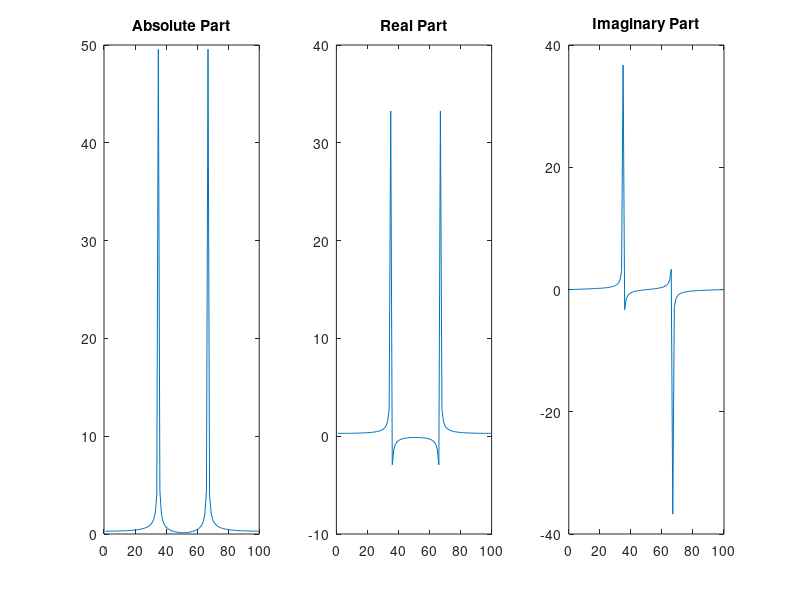
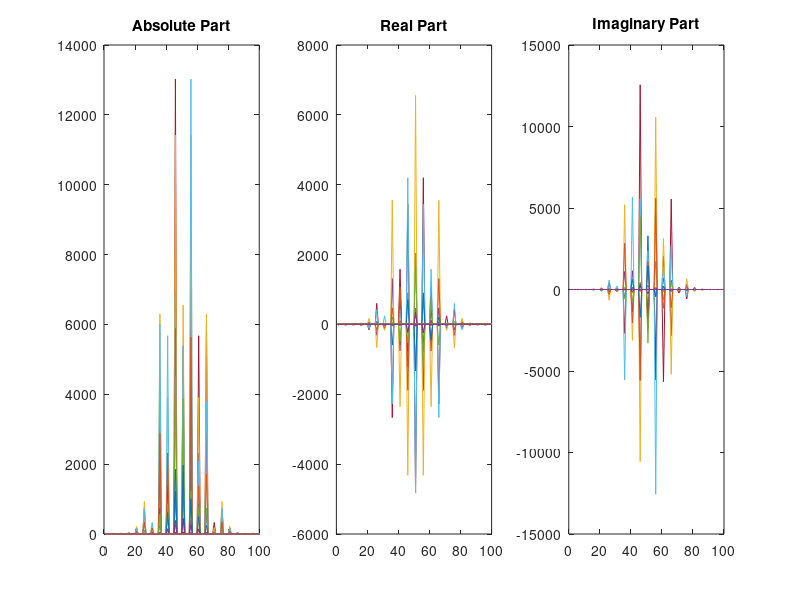

Write the MATLAB code that produced these figures, in order.
% Part A

x = 1:100;
signal_1d = sin(x);
fft_signal_1d = fft(signal_1d);
fft_signal_1d_shifted = fftshift(fft_signal_1d);
fft_signal_1d_shifted_abs = abs(fft_signal_1d_shifted);
fft_signal_1d_shifted_real = real(fft_signal_1d_shifted);
fft_signal_1d_shifted_imag = imag(fft_signal_1d_shifted);

figure('Name', 'Part 1: Fourier Transform - Part A', 'NumberTitle', 'off');
subplot(1, 3, 1), plot(fft_signal_1d_shifted_abs), title('Absolute Part');
subplot(1, 3, 2), plot(fft_signal_1d_shifted_real), title('Real Part');
subplot(1, 3, 3), plot(fft_signal_1d_shifted_imag), title('Imaginary Part');

% Part B

P = peaks(20);
signal_2d = repmat(P,[5 10]);
fft_signal_2d = fft2(signal_2d);
fft_signal_2d_shifted = fftshift(fft_signal_2d);
fft_signal_2d_shifted_abs = abs(fft_signal_2d_shifted);
fft_signal_2d_shifted_real = real(fft_signal_2d_shifted);
fft_signal_2d_shifted_imag = imag(fft_signal_2d_shifted);

figure('Name', 'Part 1: Fourier Transform - Part B', 'NumberTitle', 'off');
subplot(1, 3, 1), plot(fft_signal_2d_shifted_abs), title('Absolute Part');
subplot(1, 3, 2), plot(fft_signal_2d_shifted_real), title('Real Part');
subplot(1, 3, 3), plot(fft_signal_2d_shifted_imag), title('Imaginary Part');
